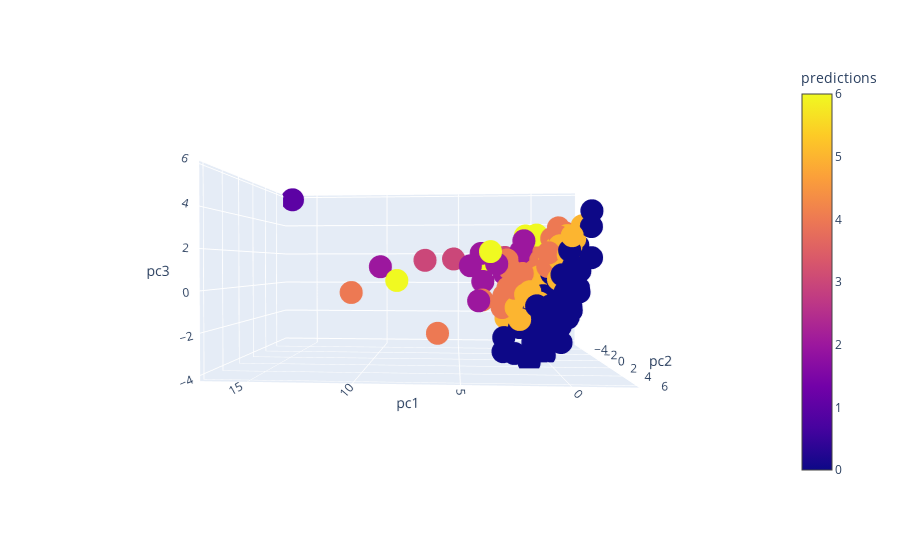

The code cell stored with this chart in its notebook:
### Code cell
fig = px.scatter_3d(sp500_pca_pred, x='pc1', y='pc2', z='pc3', color='predictions')
fig.show()

### Figure 1 — Plotly figure (JSON) as saved in the notebook; plotly's stock layout.template omitted (floating-point values rounded to 4 significant figures; data arrays with more than 128 entries replaced by an {"elided": "..."} marker saying what was removed)
{"data": [{"hoverlabel": {"namelength": 0}, "hovertemplate": "pc1=%{x}<br>pc2=%{y}<br>pc3=%{z}<br>predictions=%{marker.color}", "legendgroup": "", "marker": {"color": {"elided": "383 int values"}, "coloraxis": "coloraxis", "symbol": "circle"}, "mode": "markers", "name": "", "scene": "scene", "showlegend": false, "type": "scatter3d", "x": {"elided": "383 float values"}, "y": {"elided": "383 float values"}, "z": {"elided": "383 float values"}}], "layout": {"autosize": true, "coloraxis": {"colorbar": {"title": {"text": "predictions"}}, "colorscale": [[0, "#0d0887"], [0.1111, "#46039f"], [0.2222, "#7201a8"], [0.3333, "#9c179e"], [0.4444, "#bd3786"], [0.5556, "#d8576b"], [0.6667, "#ed7953"], [0.7778, "#fb9f3a"], [0.8889, "#fdca26"], [1, "#f0f921"]]}, "legend": {"tracegroupgap": 0}, "margin": {"t": 60}, "scene": {"aspectmode": "auto", "aspectratio": {"x": 1.478, "y": 0.8922, "z": 0.7585}, "camera": {"center": {"x": 0, "y": 0, "z": 0}, "eye": {"x": -0.1357, "y": 2.14, "z": 0.02279}, "projection": {"type": "perspective"}, "up": {"x": 0.01062, "y": 0.0008774, "z": 0.9999}}, "domain": {"x": [0, 0.98], "y": [0, 1]}, "xaxis": {"title": {"text": "pc1"}, "type": "linear"}, "yaxis": {"title": {"text": "pc2"}, "type": "linear"}, "zaxis": {"title": {"text": "pc3"}, "type": "linear"}}}}
